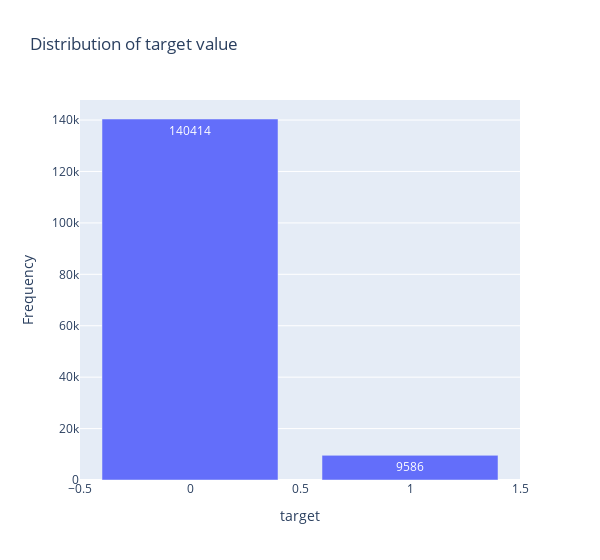

Write notebook code for a chart like this one.
### Code cell
import plotly.graph_objects as go

target_counts = df_train_fe['target'].value_counts()

fig = go.Figure(data=[
    go.Bar(x=target_counts.index, y=target_counts.values, text=target_counts.values, textposition='auto')
])

fig.update_layout(
    title='Distribution of target value',
    xaxis_title='target',
    yaxis_title='Frequency',
    width=600  # 
)

fig.update_traces(texttemplate='%{text}', textfont_size=12)

fig.show()

### Figure 1 — Plotly figure (JSON) as saved in the notebook; plotly's stock layout.template omitted (floating-point values rounded to 4 significant figures)
{"data": [{"text": [140414, 9586], "textfont": {"size": 12}, "textposition": "auto", "texttemplate": "%{text}", "type": "bar", "x": [0, 1], "y": [140414, 9586]}], "layout": {"title": {"text": "Distribution of target value"}, "width": 600, "xaxis": {"title": {"text": "target"}}, "yaxis": {"title": {"text": "Frequency"}}}}
